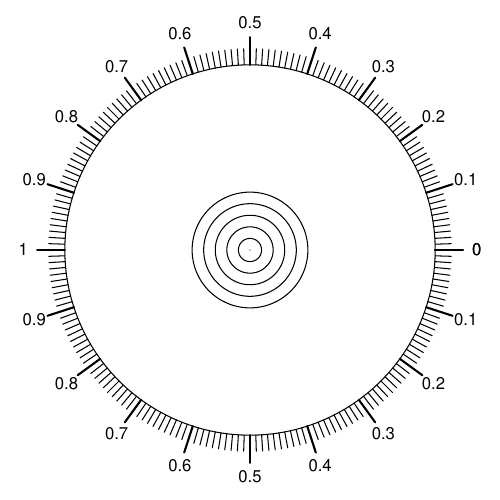

The R source for this figure:


pdf("spin.pdf",width=5,height=5)

par(mar=c(0,0,0,0))

plot(0,0,type='n',axes=F,ann=F,xlim=c(-1,1),ylim=c(-1,1))
thetas = seq(0,2*pi,length.out=2001)
polygon(0.8*cos(thetas),0.8*sin(thetas))
for(p in seq(0,0.25,0.05)){
  polygon(p*cos(thetas),p*sin(thetas))
}

for(theta in seq(0,2*pi,length.out=201)){
  lines(c(0.87*cos(theta),0.8*cos(theta)),c(0.87*sin(theta),0.8*sin(theta)))
  }

for(th in seq(0,2*pi,length.out=21)){
  lines(c(0.92*cos(th),0.8*cos(th)),c(0.92*sin(th),0.8*sin(th)),lwd=2)
  u = 1-abs(pi-th)/pi
  text(0.98*cos(th),0.98*sin(th),u)
}

for(i in 0:100){
  if(i%%10 != 0){
    text(cos(i/100*pi)*0.91,sin(i/100*pi)*0.91,i/100,cex=0.3,srt=((i/100*180)+90)%%180-90)
    text(cos(i/100*pi)*0.91,-sin(i/100*pi)*0.91,i/100,cex=0.3,srt=-((i/100*180)+90)%%180-90)
  }
}

dev.off()




